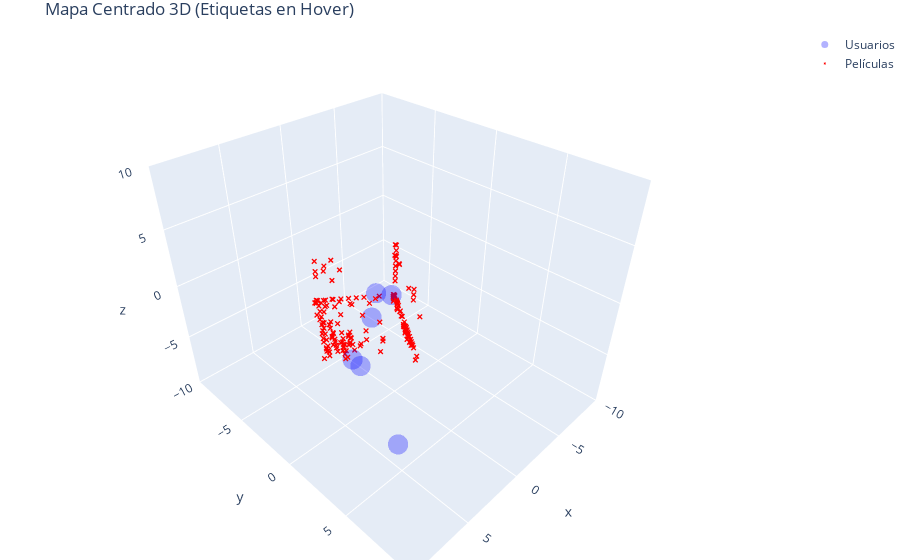

Notebook cell for this chart:
### Code cell
fig = go.Figure()

# Usuarios (Puntos azules)
fig.add_trace(go.Scatter3d(
    x=usuarios_3d[:, 0], y=usuarios_3d[:, 1], z=usuarios_3d[:, 2],
    mode='markers', # Quitamos '+text' de aquí
    marker=dict(size=7, color='blue', opacity=0.3),
    name='Usuarios',
    hovertext=[f"Usuario {i}" for i in range(len(usuarios_3d))], # Info al pasar el ratón
    hoverinfo='text'
))

# Películas (Cruces rojas)
fig.add_trace(go.Scatter3d(
    x=pelis_3d[:, 0], y=pelis_3d[:, 1], z=pelis_3d[:, 2],
    mode='markers', # Solo puntos/cruces, sin texto fijo
    marker=dict(size=2, color='red', symbol='x'),
    name='Películas',
    hovertext=nombres_para_grafico, # Títulos de las pelis solo en el hover
    hoverinfo='text'
))

# Ajuste estético para que el centro sea el 0
fig.update_layout(
    title="Mapa Centrado 3D (Etiquetas en Hover)",
    scene=dict(
        xaxis=dict(range=[-10, 10]), # Ajusta estos números si ves los puntos muy pequeños
        yaxis=dict(range=[-10, 10]),
        zaxis=dict(range=[-10, 10])
    ),
    margin=dict(l=0, r=0, b=0, t=30)
)

fig.show()

### Figure 1 — Plotly figure (JSON) as saved in the notebook; plotly's stock layout.template omitted (floating-point values rounded to 4 significant figures; data arrays with more than 128 entries replaced by an {"elided": "..."} marker saying what was removed)
{"data": [{"hoverinfo": "text", "hovertext": ["Usuario 0", "Usuario 1", "Usuario 2", "Usuario 3", "Usuario 4", "Usuario 5", "Usuario 6", "Usuario 7", "Usuario 8"], "marker": {"color": "blue", "opacity": 0.3, "size": 7}, "mode": "markers", "name": "Usuarios", "type": "scatter3d", "x": [1.334, 0.3607, 42.63, 63.92, 5.948, 2.51, 7.757, 5.901, 9.305], "y": [-0.3895, 0.0371, 42.32, -30.62, 1.989, 0.3011, 6.23, 2.564, 8.359], "z": [0.6736, 0.2367, -7.745, -0.7132, -0.8179, -0.4345, 49.75, -0.9853, 0.0704]}, {"hoverinfo": "text", "hovertext": {"elided": "729 str values"}, "marker": {"color": "red", "size": 2, "symbol": "x"}, "mode": "markers", "name": "Películas", "type": "scatter3d", "x": {"elided": "729 float values"}, "y": {"elided": "729 float values"}, "z": {"elided": "729 float values"}}], "layout": {"margin": {"b": 0, "l": 0, "r": 0, "t": 30}, "scene": {"xaxis": {"range": [-10, 10]}, "yaxis": {"range": [-10, 10]}, "zaxis": {"range": [-10, 10]}}, "title": {"text": "Mapa Centrado 3D (Etiquetas en Hover)"}}}
